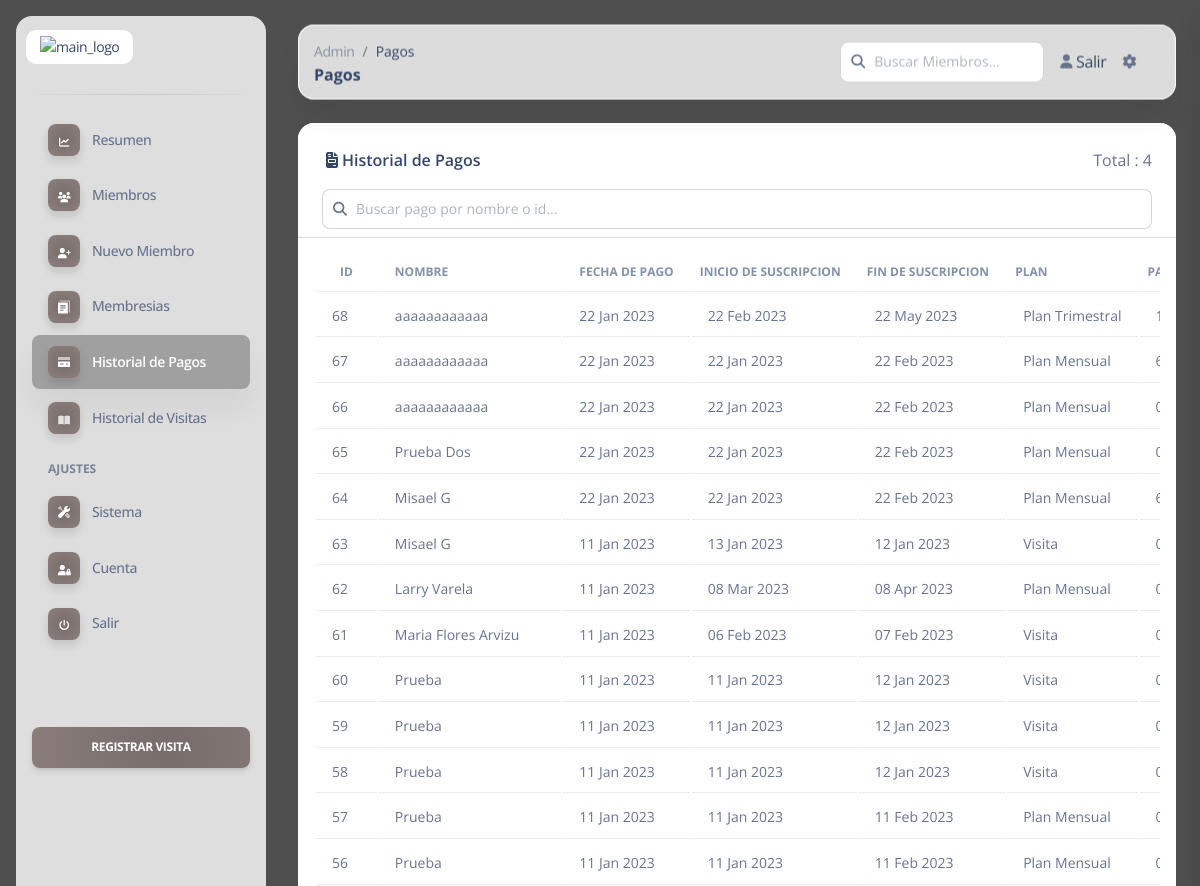
The page /dashboard/admin/payments.php (signed in, upper part) on the database as committed earlier.
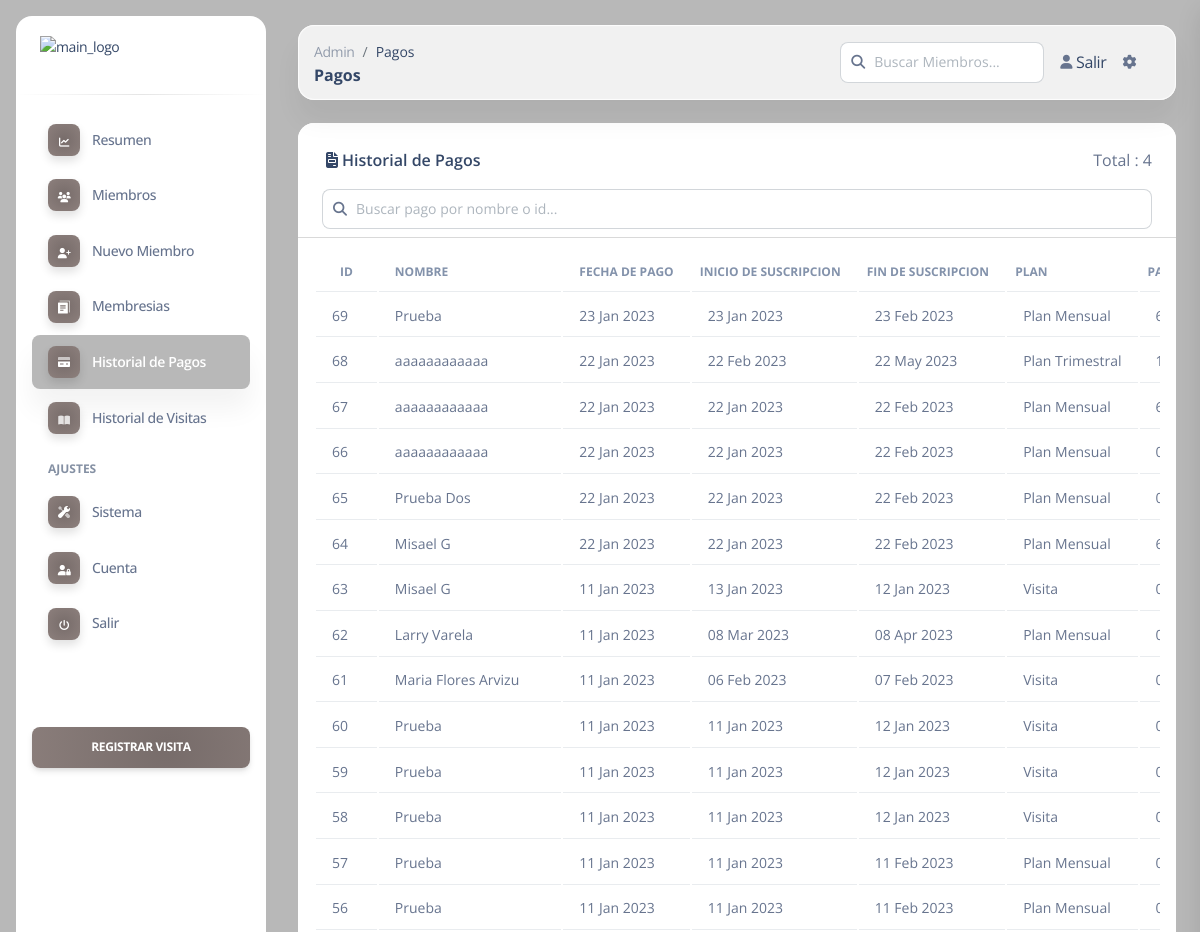
The same page on the database as committed later.
### tables this page shows
CREATE TABLE `enrolls_to` (
  `et_id` int(5) NOT NULL,
  `pid` varchar(8) NOT NULL,
  `paid_date` varchar(15) DEFAULT NULL,
  `expire` varchar(15) DEFAULT NULL,
  `startDate` varchar(15) NOT NULL,
  `uid` int(4) UNSIGNED ZEROFILL DEFAULT NULL,
  `amount` int(10) NOT NULL
);

CREATE TABLE `users` (
  `userid` int(4) UNSIGNED ZEROFILL NOT NULL,
  `username` varchar(40) NOT NULL,
  `gender` varchar(8) NOT NULL,
  `phone` varchar(15) NOT NULL,
  `dob` varchar(10) NOT NULL,
  `joining_date` varchar(10) NOT NULL
);

CREATE TABLE `plan` (
  `pid` varchar(8) NOT NULL,
  `planName` varchar(20) NOT NULL,
  `description` varchar(200) NOT NULL,
  `validity` varchar(20) NOT NULL,
  `amount` int(10) NOT NULL,
  `active` varchar(255) DEFAULT NULL,
  `planType` varchar(2) NOT NULL
);

### dashboard/admin/payments.php (the view, shortened to what the changed rows need)
<?php
	require '../../include/db_conn.php';
	$backgroundColor =  $_SESSION['backgroundColor'];
?>
<!DOCTYPE html>
<html lang="es">
<head>
  <link rel="stylesheet" href="../assets/css/all-min.css"  />
  <link href="../assets/css/nucleo-icons.css" rel="stylesheet" />
  <link href="../assets/css/nucleo-svg.css" rel="stylesheet" />
  <link href="../assets/css/nucleo-svg.css" rel="stylesheet" />
  <link id="pagestyle" href="../assets/css/soft-ui-dashboard.css?v=1.0.6" rel="stylesheet" />
</head>
<body class="g-sidenav-show  bg-gray-100" style="<?php echo "background:$backgroundColor !important;"?>">
  <main class="main-content position-relative max-height-vh-100 h-100 border-radius-lg ">
    <div class="container-fluid py-4">
      <div class="">
        <div class="card" style="box-shadow: none;">
          <div class="card-body px-3 py-1">
            <div class="row">
              <div class="col-12">
                <div class="table-responsive p-0">
                  <table class="table align-items-center mb-0">
                    <thead>
                      <tr>
                        <th class="text-uppercase text-secondary text-xs font-weight-bolder">ID</th>
                        <th class="text-uppercase text-secondary text-xs font-weight-bolder px-3">Nombre</th>
                        <th class="text-uppercase text-secondary text-xs font-weight-bolder px-3">Fecha de pago</th>
                        <th class="text-uppercase text-secondary text-xs font-weight-bolder ps-2 px-3">Inicio de Suscripcion</th>
                        <th class="text-uppercase text-secondary text-xs font-weight-bolder ps-2 px-3">Fin de suscripcion</th>
                        <th class="text-uppercase text-secondary text-xs font-weight-bolder ps-2 px-3">Plan
                        </th>
                        <th class="text-uppercase text-secondary text-xs font-weight-bolder ps-2">Pago
                        </th>
                      </tr>
                    </thead>
                    <tbody id="membersTable">
                    <?php
                      $query  = "select * from enrolls_to ORDER BY et_id DESC";
                      $result = mysqli_query($con, $query);
                      if (mysqli_affected_rows($con) != 0) {
                          while ($row = mysqli_fetch_array($result, MYSQLI_ASSOC)) {
                              $uid   = $row['uid'];
                              $planid=$row['pid'];
                              $etId = $row['et_id'];
                              $amount =  $row['amount'];
                              $_paidDate = date("Y-m-d", strtotime($row['paid_date']));
                              $paidDate= strftime('%d %b %Y', strtotime($_paidDate));
                              $_expireDateString = date("Y-m-d", strtotime($row['expire']));
                              $_startDateString = date("Y-m-d",strtotime($row['startDate']));
                              $expireDateString= strftime('%d %b %Y', strtotime($_expireDateString));
                              $startDateString =  strftime('%d %b %Y', strtotime($_startDateString));
                              echo "<tr json-data=''>";
                              $query2  = "select * from users where userid = $uid limit 1";
                              $result2 = mysqli_query($con, $query2);
                              $user = mysqli_fetch_array($result2);
                              $userName = $user['username'];
                              $query3  = "select * from plan where pid = '$planid' limit 1";
                              $result3 = mysqli_query($con, $query3);
                              $planData = mysqli_fetch_array($result3);
                              $planName = $planData['planName'];
                              echo "<td>
                                  <div class='d-flex px-2'>
                                    <p class='mb-0 text-sm'>$etId</p>
                                  </div>
                                </td>";
                              echo "<td>
                                  <div class='d-flex px-2'>
                                    <p class='mb-0 text-sm'>$userName</p>
                                  </div>
                                </td>";
                                echo "<td>
                                  <div class='d-flex px-2'>
                                    <p class='mb-0 text-sm'>$paidDate</p>
                                  </div>
                                </td>";
                                echo "<td>
                                  <div class='d-flex px-2'>
                                    <p class='mb-0 text-sm'>$startDateString</p>
                                  </div>
                                </td>";
                                echo "<td>
                                  <div class='d-flex px-2'>
                                    <p class='mb-0 text-sm'>$expireDateString</p>
                                  </div>
                                </td>";
                                echo "<td>
                                  <div class='d-flex px-2'>
                                    <p class='mb-0 text-sm'>$planName</p>
                                  </div>
                                </td>";
                                echo "<td>
                                  <div class='d-flex px-2'>
                                    <p class='mb-0 text-sm'>$amount</p>
                                  </div>
                                </td>";
                                echo "</tr>";
                          }
                      }
                      ?>
                    </tbody>
                  </table>
                </div>
              </div>
            </div>
          </div>
        </div>
      </div>
    </div>
  </main>
</body>
</html>

Rows that differ between the two databases and show on the page:
added enrolls_to: et_id "69", users.username "Prueba", paid_date "23 Jan 2023", startDate "23 Jan 2023", expire "23 Feb 2023", pid.planName "Plan Mensual"
